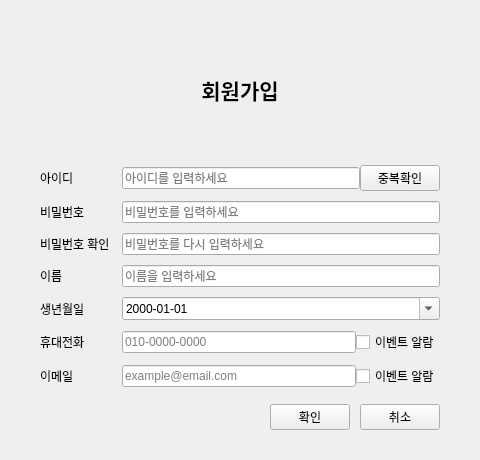
<?xml version="1.0" encoding="UTF-8"?>
<ui version="4.0">
 <class>SignupWidget</class>
 <widget class="QWidget" name="SignupWidget">
  <property name="geometry">
   <rect>
    <x>0</x>
    <y>0</y>
    <width>480</width>
    <height>460</height>
   </rect>
  </property>
  <property name="windowTitle">
   <string>회원가입</string>
  </property>
  <layout class="QVBoxLayout" name="verticalLayout">
   <property name="spacing">
    <number>16</number>
   </property>
   <property name="leftMargin">
    <number>40</number>
   </property>
   <property name="topMargin">
    <number>30</number>
   </property>
   <property name="rightMargin">
    <number>40</number>
   </property>
   <property name="bottomMargin">
    <number>30</number>
   </property>
   <item>
    <widget class="QLabel" name="titleLabel">
     <property name="text">
      <string>회원가입</string>
     </property>
     <property name="alignment">
      <set>Qt::AlignmentFlag::AlignCenter</set>
     </property>
     <property name="font">
      <font>
       <pointsize>16</pointsize>
       <bold>true</bold>
      </font>
     </property>
    </widget>
   </item>
   <item>
    <layout class="QFormLayout" name="formLayout">
     <property name="horizontalSpacing">
      <number>12</number>
     </property>
     <property name="verticalSpacing">
      <number>10</number>
     </property>
     <item row="0" column="0">
      <widget class="QLabel" name="idLabel">
       <property name="text">
        <string>아이디</string>
       </property>
      </widget>
     </item>
     <item row="0" column="1">
      <layout class="QHBoxLayout" name="idLayout">
       <item>
        <widget class="QLineEdit" name="idLineEdit">
         <property name="placeholderText">
          <string>아이디를 입력하세요</string>
         </property>
        </widget>
       </item>
       <item>
        <widget class="QPushButton" name="checkIdButton">
         <property name="text">
          <string>중복확인</string>
         </property>
        </widget>
       </item>
      </layout>
     </item>
     <item row="1" column="0">
      <widget class="QLabel" name="passwordLabel">
       <property name="text">
        <string>비밀번호</string>
       </property>
      </widget>
     </item>
     <item row="1" column="1">
      <widget class="QLineEdit" name="passwordLineEdit">
       <property name="echoMode">
        <enum>QLineEdit::EchoMode::Password</enum>
       </property>
       <property name="placeholderText">
        <string>비밀번호를 입력하세요</string>
       </property>
      </widget>
     </item>
     <item row="2" column="0">
      <widget class="QLabel" name="passwordConfirmLabel">
       <property name="text">
        <string>비밀번호 확인</string>
       </property>
      </widget>
     </item>
     <item row="2" column="1">
      <widget class="QLineEdit" name="passwordConfirmLineEdit">
       <property name="echoMode">
        <enum>QLineEdit::EchoMode::Password</enum>
       </property>
       <property name="placeholderText">
        <string>비밀번호를 다시 입력하세요</string>
       </property>
      </widget>
     </item>
     <item row="3" column="0">
      <widget class="QLabel" name="nameLabel">
       <property name="text">
        <string>이름</string>
       </property>
      </widget>
     </item>
     <item row="3" column="1">
      <widget class="QLineEdit" name="nameLineEdit">
       <property name="placeholderText">
        <string>이름을 입력하세요</string>
       </property>
      </widget>
     </item>
     <item row="4" column="0">
      <widget class="QLabel" name="birthLabel">
       <property name="text">
        <string>생년월일</string>
       </property>
      </widget>
     </item>
     <item row="4" column="1">
      <widget class="QDateEdit" name="birthDateEdit">
       <property name="displayFormat">
        <string>yyyy-MM-dd</string>
       </property>
       <property name="calendarPopup">
        <bool>true</bool>
       </property>
      </widget>
     </item>
     <item row="5" column="0">
      <widget class="QLabel" name="phoneLabel">
       <property name="text">
        <string>휴대전화</string>
       </property>
      </widget>
     </item>
     <item row="5" column="1">
      <layout class="QHBoxLayout" name="phoneLayout">
       <item>
        <widget class="QLineEdit" name="phoneLineEdit">
         <property name="placeholderText">
          <string>010-0000-0000</string>
         </property>
        </widget>
       </item>
       <item>
        <widget class="QCheckBox" name="phoneAlarmCheckBox">
         <property name="text">
          <string>이벤트 알람</string>
         </property>
        </widget>
       </item>
      </layout>
     </item>
     <item row="6" column="0">
      <widget class="QLabel" name="emailLabel">
       <property name="text">
        <string>이메일</string>
       </property>
      </widget>
     </item>
     <item row="6" column="1">
      <layout class="QHBoxLayout" name="emailLayout">
       <item>
        <widget class="QLineEdit" name="emailLineEdit">
         <property name="placeholderText">
          <string>example@email.com</string>
         </property>
        </widget>
       </item>
       <item>
        <widget class="QCheckBox" name="emailAlarmCheckBox">
         <property name="text">
          <string>이벤트 알람</string>
         </property>
        </widget>
       </item>
      </layout>
     </item>
    </layout>
   </item>
   <item>
    <layout class="QHBoxLayout" name="buttonLayout">
     <property name="spacing">
      <number>10</number>
     </property>
     <item>
      <spacer name="horizontalSpacer">
       <property name="orientation">
        <enum>Qt::Horizontal</enum>
       </property>
       <property name="sizeHint" stdset="0">
        <size>
         <width>40</width>
         <height>20</height>
        </size>
       </property>
      </spacer>
     </item>
     <item>
      <widget class="QPushButton" name="confirmButton">
       <property name="text">
        <string>확인</string>
       </property>
      </widget>
     </item>
     <item>
      <widget class="QPushButton" name="cancelButton">
       <property name="text">
        <string>취소</string>
       </property>
      </widget>
     </item>
    </layout>
   </item>
  </layout>
 </widget>
 <resources/>
 <connections/>
</ui>
